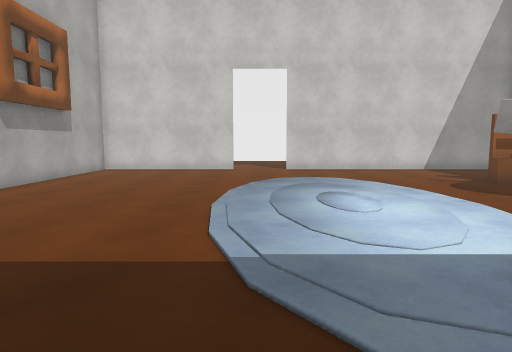
view 1 (above)

14 first-person views from a walk through a Unity game level. The camera is 1.4 m above the floor, tilts 6° down and sees 75° across. The floor is counted in squares, 1 m on a side. Each view is taken from the middle of a square. On the plan, view 1 faces up. The plan holds only what a view shows up to about 15 squares ahead; the rest is blank. The place goes on beyond the plan. The player character is not drawn. Some animated figures are not drawn. Door leaves are left out, so doorways stand open. Surface patterns are stand-ins for the level's own textures.

view 2
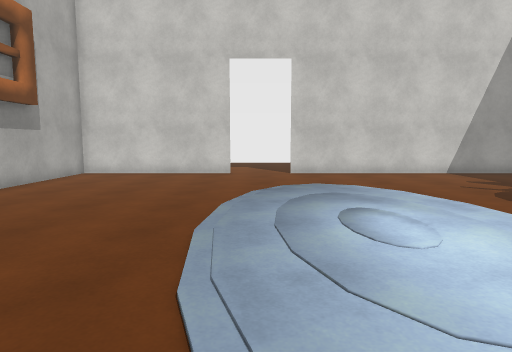

view 3
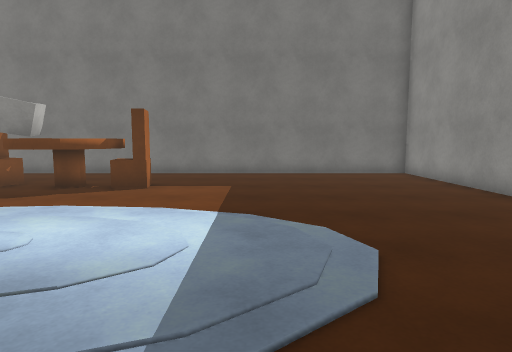

view 4
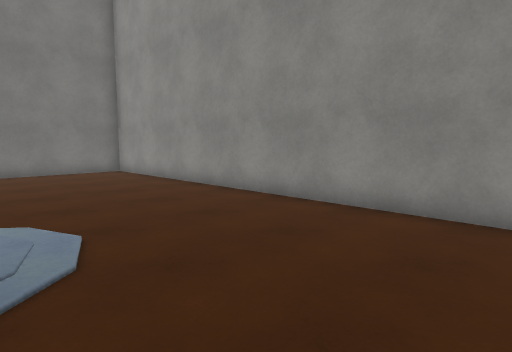

view 5
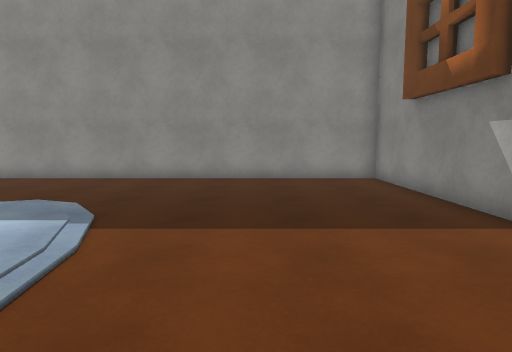

view 6
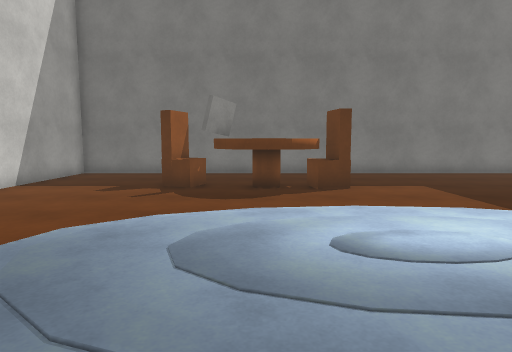

view 7
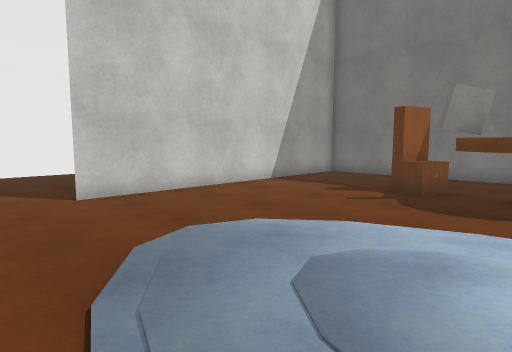

view 8
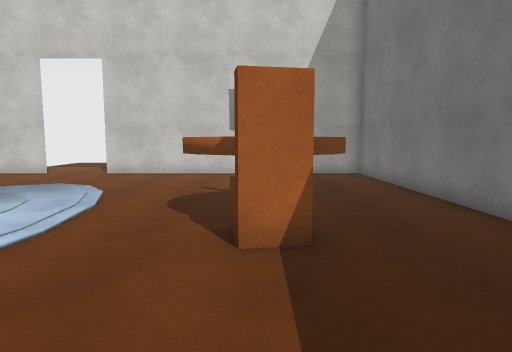

view 9
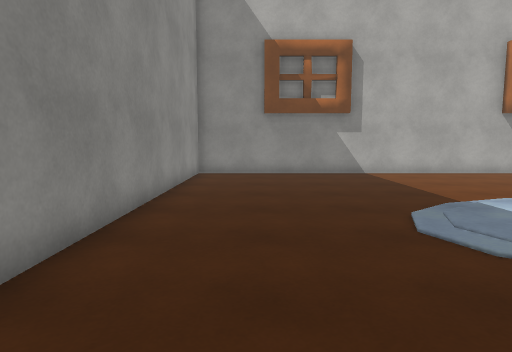

view 10
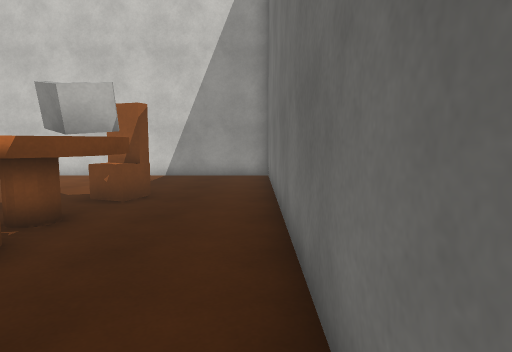

view 11
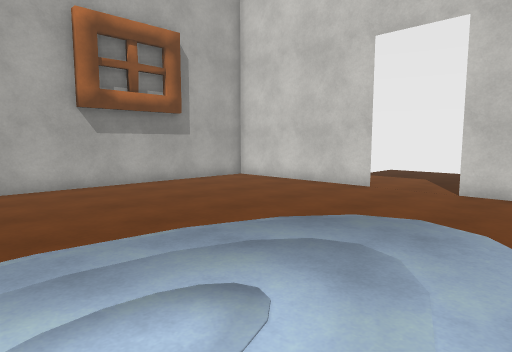

view 12
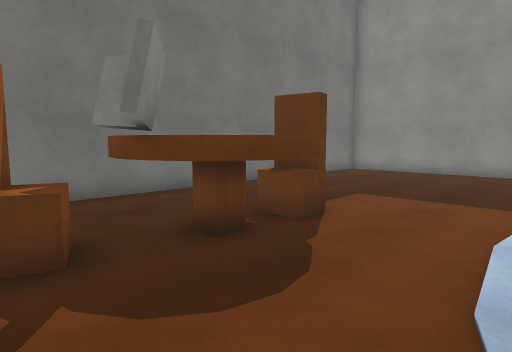

view 13
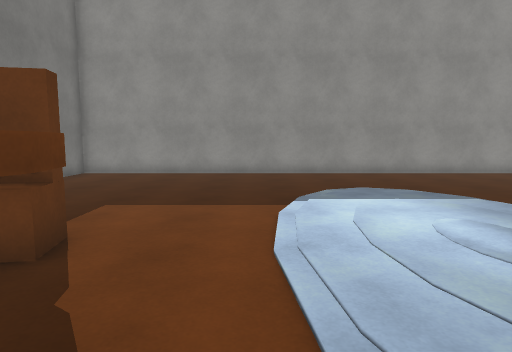

view 14
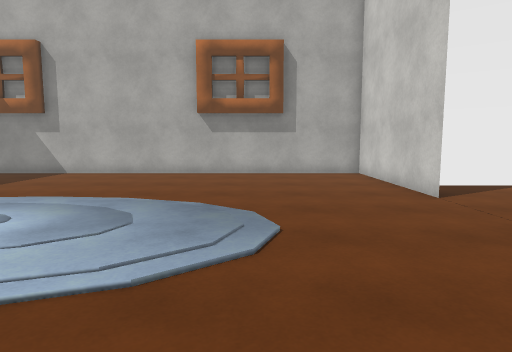

### Floor plan
Points are (right, up) in squares from view 1. A wall is a line through its corners. A room is listed if a view was taken in it or the views show most of it. See-through windows are left out.
Room 1 (views 1, 2, 3, 4, 5, 6, 7, 8, 9, 10, 11, 12, 13, 14)
walls: (-1, 16.5) (-7.5, 16.5) (-7.5, -3.5) (12.5, -3.5) (12.5, 16.5) (1.5, 16.5)
ways out: open door at (0, 16)
objects: table (7, 7) to (10, 10); other object (8, 6); other object (8, 11) to (9, 12)

Where each view was taken, in squares from view 1:
view 1: 0 up, 0 right, facing up
view 2: 2 up, 0 right, facing up
view 3: 3 up, 2 left, facing right
view 4: 3 up, 3 left, facing down-right
view 5: 9 up, 3 left, facing down
view 6: 9 up, 2 left, facing right
view 7: 8 up, 1 left, facing up-right
view 8: 2 up, 8 right, facing up
view 9: 1 down, 7 right, facing left
view 10: 3 up, 12 right, facing up
view 11: 6 up, 4 right, facing up-left
view 12: 12 up, 4 right, facing down-right
view 13: 11 up, 5 right, facing down
view 14: 12 up, 7 right, facing left
